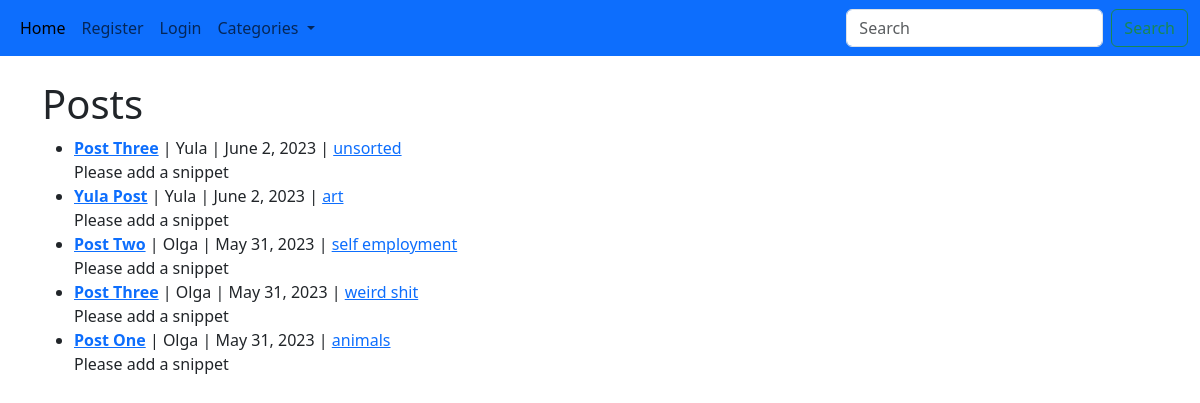
Before: / with the older database file.
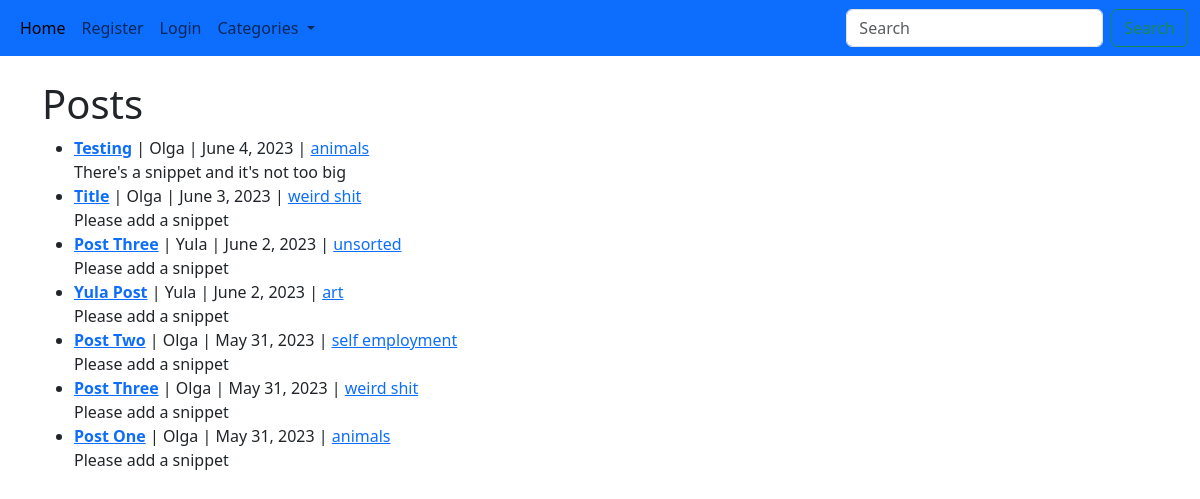
After: the same page with the newer database file.
### pages/models.py (models this page shows, shortened)
class Post(models.Model):
    title = models.CharField(max_length=255)
    title_tag = models.CharField(max_length=255, default="New Post")
    author = models.ForeignKey(User, on_delete=models.CASCADE)
    body = RichTextField(blank=True, null=True)
    snippet = models.CharField(max_length=500)
    pub_date = models.DateField(auto_now_add=True)
    category = models.ForeignKey(Category, on_delete=models.DO_NOTHING, null=True)

class Category(models.Model):
    name = models.CharField(max_length=150, default="unsorted")
    def __str__(self):
        return self.name
    class Meta:
        verbose_name_plural = "Categories"

### pages/views.py (the view)
# urls.py: path('', HomeView.as_view(), name="home"),
class HomeView(ListView):
    model = Post
    template_name = "home.html"
    cats = Category.objects.all()
    ordering = ['-id']
    def get_context_data(self, *args, **kwargs):
        cat_menu = Category.objects.all()
        context = super(HomeView, self).get_context_data(*args, **kwargs)
        context['cat_menu'] = cat_menu
        return context

### pages/templates/home.html (shortened to what this page needs)
{% extends "base.html" %}
{% block content %}
        <h1>Posts</h1>
<ul>
{% for post in object_list %}
    <li><b><a href="{% url 'article-detailed' post.pk %}">{{post.title}}</a></b> | {{post.author}} | {{post.pub_date}} | <a href="{% url 'category' post.category|slugify %}">{{post.category}}</a>
        <br/>
    {{post.snippet}}
    </li>
{% endfor %}
</ul>
{% endblock %}

### pages/templates/base.html (shortened to what this page needs)
<!DOCTYPE html>
<html>
    <head>
        <link rel="stylesheet" href="https://cdn.jsdelivr.net/npm/bootstrap@5.3.0-alpha3/dist/css/bootstrap.min.css">
    </head>
    <body>
        <nav class="navbar bg-primary navbar-expand-lg" data-bs-theme="tertiary">
            <div class="container-fluid">
              <div class="collapse navbar-collapse" id="navbarSupportedContent">
                <ul class="navbar-nav me-auto mb-2 mb-lg-0">
                  <li class="nav-item">
                    <a class="nav-link active" aria-current="page" href="{% url 'home' %}">Home</a>
                  </li>
                  {% if user.is_authenticated %}
                  <li class="nav-item">
                    <a class="nav-link" href="{% url 'add_post' %}">Add Post</a>
                  </li>
                  <li class="nav-item">
                    <a class="nav-link" href="{% url 'add_category' %}">Add Category</a>
                  </li>
                  <li class="nav-item">
                    <a class="nav-link" href="{% url 'logout' %}">Logout</a>
                  </li>
                  {% else %}
                  <li class="nav-item">
                    <a class="nav-link" href="{% url 'register' %}">Register</a>
                  </li>
                  <li class="nav-item">
                    <a class="nav-link" href="{% url 'login' %}">Login</a>
                  </li>
                  {% endif %}
                  {% if cat_menu %}
                  <li class="nav-item dropdown">
                    <a class="nav-link dropdown-toggle" href="#" role="button" data-bs-toggle="dropdown" aria-expanded="false">
                      Categories
                    </a>
                  </li>
                  {% else %}
                  <li class="nav-item">
                    <a class="nav-link" href="{% url 'category_list' %}">Categories</a>
                  </li>
                  {% endif %}
                </ul>
                <form class="d-flex" role="search">
                  <input class="form-control me-2" type="search" placeholder="Search" aria-label="Search">
                  <button class="btn btn-outline-success" type="submit">Search</button>
                </form>
              </div>
            </div>
          </nav>
        <br/>
        <div class="container">
        {% block content %}
        {% endblock %}
        </div>
    </body>
</html>

Changed rows visible on the page:
added Post: title "Testing", author "Olga", pub_date "June 4, 2023", category "animals", snippet "There's a snippet and it's not too big"
added Post: title "Title", author "Olga", pub_date "June 3, 2023", category "weird shit", snippet "Please add a snippet"
